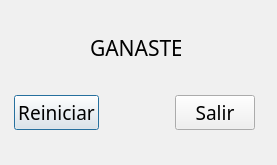
<?xml version="1.0" encoding="UTF-8"?>
<ui version="4.0">
 <class>Win</class>
 <widget class="QDialog" name="Win">
  <property name="geometry">
   <rect>
    <x>0</x>
    <y>0</y>
    <width>277</width>
    <height>165</height>
   </rect>
  </property>
  <property name="palette">
   <palette>
    <active>
     <colorrole role="WindowText">
      <brush brushstyle="SolidPattern">
       <color alpha="255">
        <red>0</red>
        <green>0</green>
        <blue>0</blue>
       </color>
      </brush>
     </colorrole>
     <colorrole role="Button">
      <brush brushstyle="SolidPattern">
       <color alpha="255">
        <red>255</red>
        <green>255</green>
        <blue>127</blue>
       </color>
      </brush>
     </colorrole>
     <colorrole role="Light">
      <brush brushstyle="SolidPattern">
       <color alpha="255">
        <red>255</red>
        <green>212</green>
        <blue>127</blue>
       </color>
      </brush>
     </colorrole>
     <colorrole role="Midlight">
      <brush brushstyle="SolidPattern">
       <color alpha="255">
        <red>255</red>
        <green>191</green>
        <blue>63</blue>
       </color>
      </brush>
     </colorrole>
     <colorrole role="Dark">
      <brush brushstyle="SolidPattern">
       <color alpha="255">
        <red>127</red>
        <green>85</green>
        <blue>0</blue>
       </color>
      </brush>
     </colorrole>
     <colorrole role="Mid">
      <brush brushstyle="SolidPattern">
       <color alpha="255">
        <red>170</red>
        <green>113</green>
        <blue>0</blue>
       </color>
      </brush>
     </colorrole>
     <colorrole role="Text">
      <brush brushstyle="SolidPattern">
       <color alpha="255">
        <red>0</red>
        <green>0</green>
        <blue>0</blue>
       </color>
      </brush>
     </colorrole>
     <colorrole role="BrightText">
      <brush brushstyle="SolidPattern">
       <color alpha="255">
        <red>255</red>
        <green>255</green>
        <blue>255</blue>
       </color>
      </brush>
     </colorrole>
     <colorrole role="ButtonText">
      <brush brushstyle="SolidPattern">
       <color alpha="255">
        <red>0</red>
        <green>0</green>
        <blue>0</blue>
       </color>
      </brush>
     </colorrole>
     <colorrole role="Base">
      <brush brushstyle="SolidPattern">
       <color alpha="255">
        <red>255</red>
        <green>255</green>
        <blue>255</blue>
       </color>
      </brush>
     </colorrole>
     <colorrole role="Window">
      <brush brushstyle="SolidPattern">
       <color alpha="255">
        <red>255</red>
        <green>170</green>
        <blue>0</blue>
       </color>
      </brush>
     </colorrole>
     <colorrole role="Shadow">
      <brush brushstyle="SolidPattern">
       <color alpha="255">
        <red>0</red>
        <green>0</green>
        <blue>0</blue>
       </color>
      </brush>
     </colorrole>
     <colorrole role="AlternateBase">
      <brush brushstyle="SolidPattern">
       <color alpha="255">
        <red>255</red>
        <green>212</green>
        <blue>127</blue>
       </color>
      </brush>
     </colorrole>
     <colorrole role="ToolTipBase">
      <brush brushstyle="SolidPattern">
       <color alpha="255">
        <red>255</red>
        <green>255</green>
        <blue>220</blue>
       </color>
      </brush>
     </colorrole>
     <colorrole role="ToolTipText">
      <brush brushstyle="SolidPattern">
       <color alpha="255">
        <red>0</red>
        <green>0</green>
        <blue>0</blue>
       </color>
      </brush>
     </colorrole>
     <colorrole role="PlaceholderText">
      <brush brushstyle="SolidPattern">
       <color alpha="127">
        <red>0</red>
        <green>0</green>
        <blue>0</blue>
       </color>
      </brush>
     </colorrole>
    </active>
    <inactive>
     <colorrole role="WindowText">
      <brush brushstyle="SolidPattern">
       <color alpha="255">
        <red>0</red>
        <green>0</green>
        <blue>0</blue>
       </color>
      </brush>
     </colorrole>
     <colorrole role="Button">
      <brush brushstyle="SolidPattern">
       <color alpha="255">
        <red>240</red>
        <green>240</green>
        <blue>240</blue>
       </color>
      </brush>
     </colorrole>
     <colorrole role="Light">
      <brush brushstyle="SolidPattern">
       <color alpha="255">
        <red>255</red>
        <green>255</green>
        <blue>255</blue>
       </color>
      </brush>
     </colorrole>
     <colorrole role="Midlight">
      <brush brushstyle="SolidPattern">
       <color alpha="255">
        <red>227</red>
        <green>227</green>
        <blue>227</blue>
       </color>
      </brush>
     </colorrole>
     <colorrole role="Dark">
      <brush brushstyle="SolidPattern">
       <color alpha="255">
        <red>160</red>
        <green>160</green>
        <blue>160</blue>
       </color>
      </brush>
     </colorrole>
     <colorrole role="Mid">
      <brush brushstyle="SolidPattern">
       <color alpha="255">
        <red>160</red>
        <green>160</green>
        <blue>160</blue>
       </color>
      </brush>
     </colorrole>
     <colorrole role="Text">
      <brush brushstyle="SolidPattern">
       <color alpha="255">
        <red>0</red>
        <green>0</green>
        <blue>0</blue>
       </color>
      </brush>
     </colorrole>
     <colorrole role="BrightText">
      <brush brushstyle="SolidPattern">
       <color alpha="255">
        <red>255</red>
        <green>255</green>
        <blue>255</blue>
       </color>
      </brush>
     </colorrole>
     <colorrole role="ButtonText">
      <brush brushstyle="SolidPattern">
       <color alpha="255">
        <red>0</red>
        <green>0</green>
        <blue>0</blue>
       </color>
      </brush>
     </colorrole>
     <colorrole role="Base">
      <brush brushstyle="SolidPattern">
       <color alpha="255">
        <red>255</red>
        <green>255</green>
        <blue>255</blue>
       </color>
      </brush>
     </colorrole>
     <colorrole role="Window">
      <brush brushstyle="SolidPattern">
       <color alpha="255">
        <red>240</red>
        <green>240</green>
        <blue>240</blue>
       </color>
      </brush>
     </colorrole>
     <colorrole role="Shadow">
      <brush brushstyle="SolidPattern">
       <color alpha="255">
        <red>105</red>
        <green>105</green>
        <blue>105</blue>
       </color>
      </brush>
     </colorrole>
     <colorrole role="AlternateBase">
      <brush brushstyle="SolidPattern">
       <color alpha="255">
        <red>245</red>
        <green>245</green>
        <blue>245</blue>
       </color>
      </brush>
     </colorrole>
     <colorrole role="ToolTipBase">
      <brush brushstyle="SolidPattern">
       <color alpha="255">
        <red>255</red>
        <green>255</green>
        <blue>220</blue>
       </color>
      </brush>
     </colorrole>
     <colorrole role="ToolTipText">
      <brush brushstyle="SolidPattern">
       <color alpha="255">
        <red>0</red>
        <green>0</green>
        <blue>0</blue>
       </color>
      </brush>
     </colorrole>
     <colorrole role="PlaceholderText">
      <brush brushstyle="SolidPattern">
       <color alpha="128">
        <red>0</red>
        <green>0</green>
        <blue>0</blue>
       </color>
      </brush>
     </colorrole>
    </inactive>
    <disabled>
     <colorrole role="WindowText">
      <brush brushstyle="SolidPattern">
       <color alpha="255">
        <red>127</red>
        <green>85</green>
        <blue>0</blue>
       </color>
      </brush>
     </colorrole>
     <colorrole role="Button">
      <brush brushstyle="SolidPattern">
       <color alpha="255">
        <red>255</red>
        <green>255</green>
        <blue>127</blue>
       </color>
      </brush>
     </colorrole>
     <colorrole role="Light">
      <brush brushstyle="SolidPattern">
       <color alpha="255">
        <red>255</red>
        <green>212</green>
        <blue>127</blue>
       </color>
      </brush>
     </colorrole>
     <colorrole role="Midlight">
      <brush brushstyle="SolidPattern">
       <color alpha="255">
        <red>255</red>
        <green>191</green>
        <blue>63</blue>
       </color>
      </brush>
     </colorrole>
     <colorrole role="Dark">
      <brush brushstyle="SolidPattern">
       <color alpha="255">
        <red>127</red>
        <green>85</green>
        <blue>0</blue>
       </color>
      </brush>
     </colorrole>
     <colorrole role="Mid">
      <brush brushstyle="SolidPattern">
       <color alpha="255">
        <red>170</red>
        <green>113</green>
        <blue>0</blue>
       </color>
      </brush>
     </colorrole>
     <colorrole role="Text">
      <brush brushstyle="SolidPattern">
       <color alpha="255">
        <red>127</red>
        <green>85</green>
        <blue>0</blue>
       </color>
      </brush>
     </colorrole>
     <colorrole role="BrightText">
      <brush brushstyle="SolidPattern">
       <color alpha="255">
        <red>255</red>
        <green>255</green>
        <blue>255</blue>
       </color>
      </brush>
     </colorrole>
     <colorrole role="ButtonText">
      <brush brushstyle="SolidPattern">
       <color alpha="255">
        <red>127</red>
        <green>85</green>
        <blue>0</blue>
       </color>
      </brush>
     </colorrole>
     <colorrole role="Base">
      <brush brushstyle="SolidPattern">
       <color alpha="255">
        <red>255</red>
        <green>170</green>
        <blue>0</blue>
       </color>
      </brush>
     </colorrole>
     <colorrole role="Window">
      <brush brushstyle="SolidPattern">
       <color alpha="255">
        <red>255</red>
        <green>170</green>
        <blue>0</blue>
       </color>
      </brush>
     </colorrole>
     <colorrole role="Shadow">
      <brush brushstyle="SolidPattern">
       <color alpha="255">
        <red>0</red>
        <green>0</green>
        <blue>0</blue>
       </color>
      </brush>
     </colorrole>
     <colorrole role="AlternateBase">
      <brush brushstyle="SolidPattern">
       <color alpha="255">
        <red>245</red>
        <green>245</green>
        <blue>245</blue>
       </color>
      </brush>
     </colorrole>
     <colorrole role="ToolTipBase">
      <brush brushstyle="SolidPattern">
       <color alpha="255">
        <red>255</red>
        <green>255</green>
        <blue>220</blue>
       </color>
      </brush>
     </colorrole>
     <colorrole role="ToolTipText">
      <brush brushstyle="SolidPattern">
       <color alpha="255">
        <red>0</red>
        <green>0</green>
        <blue>0</blue>
       </color>
      </brush>
     </colorrole>
     <colorrole role="PlaceholderText">
      <brush brushstyle="SolidPattern">
       <color alpha="128">
        <red>0</red>
        <green>0</green>
        <blue>0</blue>
       </color>
      </brush>
     </colorrole>
    </disabled>
   </palette>
  </property>
  <property name="windowTitle">
   <string>Dialog</string>
  </property>
  <widget class="QLabel" name="label">
   <property name="geometry">
    <rect>
     <x>90</x>
     <y>30</y>
     <width>91</width>
     <height>36</height>
    </rect>
   </property>
   <property name="palette">
    <palette>
     <active>
      <colorrole role="WindowText">
       <brush brushstyle="SolidPattern">
        <color alpha="255">
         <red>0</red>
         <green>0</green>
         <blue>0</blue>
        </color>
       </brush>
      </colorrole>
      <colorrole role="Button">
       <brush brushstyle="SolidPattern">
        <color alpha="255">
         <red>255</red>
         <green>255</green>
         <blue>127</blue>
        </color>
       </brush>
      </colorrole>
      <colorrole role="Light">
       <brush brushstyle="SolidPattern">
        <color alpha="255">
         <red>255</red>
         <green>212</green>
         <blue>127</blue>
        </color>
       </brush>
      </colorrole>
      <colorrole role="Midlight">
       <brush brushstyle="SolidPattern">
        <color alpha="255">
         <red>255</red>
         <green>191</green>
         <blue>63</blue>
        </color>
       </brush>
      </colorrole>
      <colorrole role="Dark">
       <brush brushstyle="SolidPattern">
        <color alpha="255">
         <red>127</red>
         <green>85</green>
         <blue>0</blue>
        </color>
       </brush>
      </colorrole>
      <colorrole role="Mid">
       <brush brushstyle="SolidPattern">
        <color alpha="255">
         <red>170</red>
         <green>113</green>
         <blue>0</blue>
        </color>
       </brush>
      </colorrole>
      <colorrole role="Text">
       <brush brushstyle="SolidPattern">
        <color alpha="255">
         <red>0</red>
         <green>0</green>
         <blue>0</blue>
        </color>
       </brush>
      </colorrole>
      <colorrole role="BrightText">
       <brush brushstyle="SolidPattern">
        <color alpha="255">
         <red>255</red>
         <green>255</green>
         <blue>255</blue>
        </color>
       </brush>
      </colorrole>
      <colorrole role="ButtonText">
       <brush brushstyle="SolidPattern">
        <color alpha="255">
         <red>0</red>
         <green>0</green>
         <blue>0</blue>
        </color>
       </brush>
      </colorrole>
      <colorrole role="Base">
       <brush brushstyle="SolidPattern">
        <color alpha="255">
         <red>255</red>
         <green>255</green>
         <blue>255</blue>
        </color>
       </brush>
      </colorrole>
      <colorrole role="Window">
       <brush brushstyle="SolidPattern">
        <color alpha="255">
         <red>255</red>
         <green>170</green>
         <blue>0</blue>
        </color>
       </brush>
      </colorrole>
      <colorrole role="Shadow">
       <brush brushstyle="SolidPattern">
        <color alpha="255">
         <red>0</red>
         <green>0</green>
         <blue>0</blue>
        </color>
       </brush>
      </colorrole>
      <colorrole role="AlternateBase">
       <brush brushstyle="SolidPattern">
        <color alpha="255">
         <red>255</red>
         <green>212</green>
         <blue>127</blue>
        </color>
       </brush>
      </colorrole>
      <colorrole role="ToolTipBase">
       <brush brushstyle="SolidPattern">
        <color alpha="255">
         <red>255</red>
         <green>255</green>
         <blue>220</blue>
        </color>
       </brush>
      </colorrole>
      <colorrole role="ToolTipText">
       <brush brushstyle="SolidPattern">
        <color alpha="255">
         <red>0</red>
         <green>0</green>
         <blue>0</blue>
        </color>
       </brush>
      </colorrole>
      <colorrole role="PlaceholderText">
       <brush brushstyle="SolidPattern">
        <color alpha="127">
         <red>0</red>
         <green>0</green>
         <blue>0</blue>
        </color>
       </brush>
      </colorrole>
     </active>
     <inactive>
      <colorrole role="WindowText">
       <brush brushstyle="SolidPattern">
        <color alpha="255">
         <red>0</red>
         <green>0</green>
         <blue>0</blue>
        </color>
       </brush>
      </colorrole>
      <colorrole role="Button">
       <brush brushstyle="SolidPattern">
        <color alpha="255">
         <red>240</red>
         <green>240</green>
         <blue>240</blue>
        </color>
       </brush>
      </colorrole>
      <colorrole role="Light">
       <brush brushstyle="SolidPattern">
        <color alpha="255">
         <red>255</red>
         <green>255</green>
         <blue>255</blue>
        </color>
       </brush>
      </colorrole>
      <colorrole role="Midlight">
       <brush brushstyle="SolidPattern">
        <color alpha="255">
         <red>227</red>
         <green>227</green>
         <blue>227</blue>
        </color>
       </brush>
      </colorrole>
      <colorrole role="Dark">
       <brush brushstyle="SolidPattern">
        <color alpha="255">
         <red>160</red>
         <green>160</green>
         <blue>160</blue>
        </color>
       </brush>
      </colorrole>
      <colorrole role="Mid">
       <brush brushstyle="SolidPattern">
        <color alpha="255">
         <red>160</red>
         <green>160</green>
         <blue>160</blue>
        </color>
       </brush>
      </colorrole>
      <colorrole role="Text">
       <brush brushstyle="SolidPattern">
        <color alpha="255">
         <red>0</red>
         <green>0</green>
         <blue>0</blue>
        </color>
       </brush>
      </colorrole>
      <colorrole role="BrightText">
       <brush brushstyle="SolidPattern">
        <color alpha="255">
         <red>255</red>
         <green>255</green>
         <blue>255</blue>
        </color>
       </brush>
      </colorrole>
      <colorrole role="ButtonText">
       <brush brushstyle="SolidPattern">
        <color alpha="255">
         <red>0</red>
         <green>0</green>
         <blue>0</blue>
        </color>
       </brush>
      </colorrole>
      <colorrole role="Base">
       <brush brushstyle="SolidPattern">
        <color alpha="255">
         <red>255</red>
         <green>255</green>
         <blue>255</blue>
        </color>
       </brush>
      </colorrole>
      <colorrole role="Window">
       <brush brushstyle="SolidPattern">
        <color alpha="255">
         <red>240</red>
         <green>240</green>
         <blue>240</blue>
        </color>
       </brush>
      </colorrole>
      <colorrole role="Shadow">
       <brush brushstyle="SolidPattern">
        <color alpha="255">
         <red>105</red>
         <green>105</green>
         <blue>105</blue>
        </color>
       </brush>
      </colorrole>
      <colorrole role="AlternateBase">
       <brush brushstyle="SolidPattern">
        <color alpha="255">
         <red>245</red>
         <green>245</green>
         <blue>245</blue>
        </color>
       </brush>
      </colorrole>
      <colorrole role="ToolTipBase">
       <brush brushstyle="SolidPattern">
        <color alpha="255">
         <red>255</red>
         <green>255</green>
         <blue>220</blue>
        </color>
       </brush>
      </colorrole>
      <colorrole role="ToolTipText">
       <brush brushstyle="SolidPattern">
        <color alpha="255">
         <red>0</red>
         <green>0</green>
         <blue>0</blue>
        </color>
       </brush>
      </colorrole>
      <colorrole role="PlaceholderText">
       <brush brushstyle="SolidPattern">
        <color alpha="128">
         <red>0</red>
         <green>0</green>
         <blue>0</blue>
        </color>
       </brush>
      </colorrole>
     </inactive>
     <disabled>
      <colorrole role="WindowText">
       <brush brushstyle="SolidPattern">
        <color alpha="255">
         <red>127</red>
         <green>85</green>
         <blue>0</blue>
        </color>
       </brush>
      </colorrole>
      <colorrole role="Button">
       <brush brushstyle="SolidPattern">
        <color alpha="255">
         <red>255</red>
         <green>255</green>
         <blue>127</blue>
        </color>
       </brush>
      </colorrole>
      <colorrole role="Light">
       <brush brushstyle="SolidPattern">
        <color alpha="255">
         <red>255</red>
         <green>212</green>
         <blue>127</blue>
        </color>
       </brush>
      </colorrole>
      <colorrole role="Midlight">
       <brush brushstyle="SolidPattern">
        <color alpha="255">
         <red>255</red>
         <green>191</green>
         <blue>63</blue>
        </color>
       </brush>
      </colorrole>
      <colorrole role="Dark">
       <brush brushstyle="SolidPattern">
        <color alpha="255">
         <red>127</red>
         <green>85</green>
         <blue>0</blue>
        </color>
       </brush>
      </colorrole>
      <colorrole role="Mid">
       <brush brushstyle="SolidPattern">
        <color alpha="255">
         <red>170</red>
         <green>113</green>
         <blue>0</blue>
        </color>
       </brush>
      </colorrole>
      <colorrole role="Text">
       <brush brushstyle="SolidPattern">
        <color alpha="255">
         <red>127</red>
         <green>85</green>
         <blue>0</blue>
        </color>
       </brush>
      </colorrole>
      <colorrole role="BrightText">
       <brush brushstyle="SolidPattern">
        <color alpha="255">
         <red>255</red>
         <green>255</green>
         <blue>255</blue>
        </color>
       </brush>
      </colorrole>
      <colorrole role="ButtonText">
       <brush brushstyle="SolidPattern">
        <color alpha="255">
         <red>127</red>
         <green>85</green>
         <blue>0</blue>
        </color>
       </brush>
      </colorrole>
      <colorrole role="Base">
       <brush brushstyle="SolidPattern">
        <color alpha="255">
         <red>255</red>
         <green>170</green>
         <blue>0</blue>
        </color>
       </brush>
      </colorrole>
      <colorrole role="Window">
       <brush brushstyle="SolidPattern">
        <color alpha="255">
         <red>255</red>
         <green>170</green>
         <blue>0</blue>
        </color>
       </brush>
      </colorrole>
      <colorrole role="Shadow">
       <brush brushstyle="SolidPattern">
        <color alpha="255">
         <red>0</red>
         <green>0</green>
         <blue>0</blue>
        </color>
       </brush>
      </colorrole>
      <colorrole role="AlternateBase">
       <brush brushstyle="SolidPattern">
        <color alpha="255">
         <red>245</red>
         <green>245</green>
         <blue>245</blue>
        </color>
       </brush>
      </colorrole>
      <colorrole role="ToolTipBase">
       <brush brushstyle="SolidPattern">
        <color alpha="255">
         <red>255</red>
         <green>255</green>
         <blue>220</blue>
        </color>
       </brush>
      </colorrole>
      <colorrole role="ToolTipText">
       <brush brushstyle="SolidPattern">
        <color alpha="255">
         <red>0</red>
         <green>0</green>
         <blue>0</blue>
        </color>
       </brush>
      </colorrole>
      <colorrole role="PlaceholderText">
       <brush brushstyle="SolidPattern">
        <color alpha="128">
         <red>0</red>
         <green>0</green>
         <blue>0</blue>
        </color>
       </brush>
      </colorrole>
     </disabled>
    </palette>
   </property>
   <property name="font">
    <font>
     <family>Gill Sans Ultra Bold Condensed</family>
     <pointsize>16</pointsize>
    </font>
   </property>
   <property name="autoFillBackground">
    <bool>false</bool>
   </property>
   <property name="midLineWidth">
    <number>3</number>
   </property>
   <property name="text">
    <string>GANASTE</string>
   </property>
  </widget>
  <widget class="QWidget" name="horizontalLayoutWidget">
   <property name="geometry">
    <rect>
     <x>14</x>
     <y>77</y>
     <width>241</width>
     <height>71</height>
    </rect>
   </property>
   <layout class="QHBoxLayout" name="horizontalLayout">
    <item>
     <widget class="QPushButton" name="pushButton_2">
      <property name="font">
       <font>
        <family>Gill Sans Ultra Bold Condensed</family>
        <pointsize>14</pointsize>
       </font>
      </property>
      <property name="text">
       <string>Reiniciar</string>
      </property>
     </widget>
    </item>
    <item>
     <spacer name="horizontalSpacer">
      <property name="orientation">
       <enum>Qt::Horizontal</enum>
      </property>
      <property name="sizeHint" stdset="0">
       <size>
        <width>40</width>
        <height>20</height>
       </size>
      </property>
     </spacer>
    </item>
    <item>
     <widget class="QPushButton" name="pushButton">
      <property name="font">
       <font>
        <family>Gill Sans Ultra Bold Condensed</family>
        <pointsize>14</pointsize>
       </font>
      </property>
      <property name="text">
       <string>Salir</string>
      </property>
     </widget>
    </item>
   </layout>
  </widget>
 </widget>
 <resources/>
 <connections/>
</ui>
